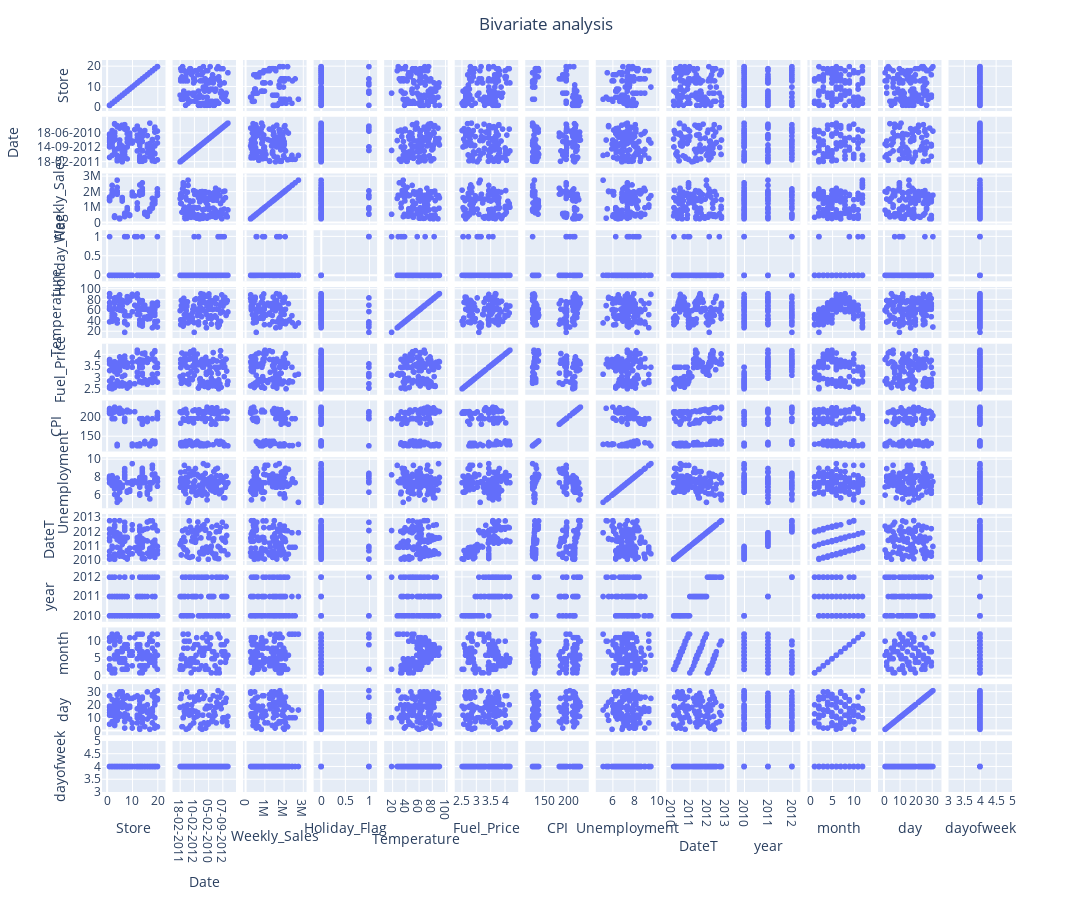

This figure's notebook cell:
### Code cell
fig = px.scatter_matrix(df)
fig.update_layout(
        title = go.layout.Title(text = "Bivariate analysis", x = 0.5), showlegend = False, 
            autosize=False, height=900, width = 1200)
fig.show()
